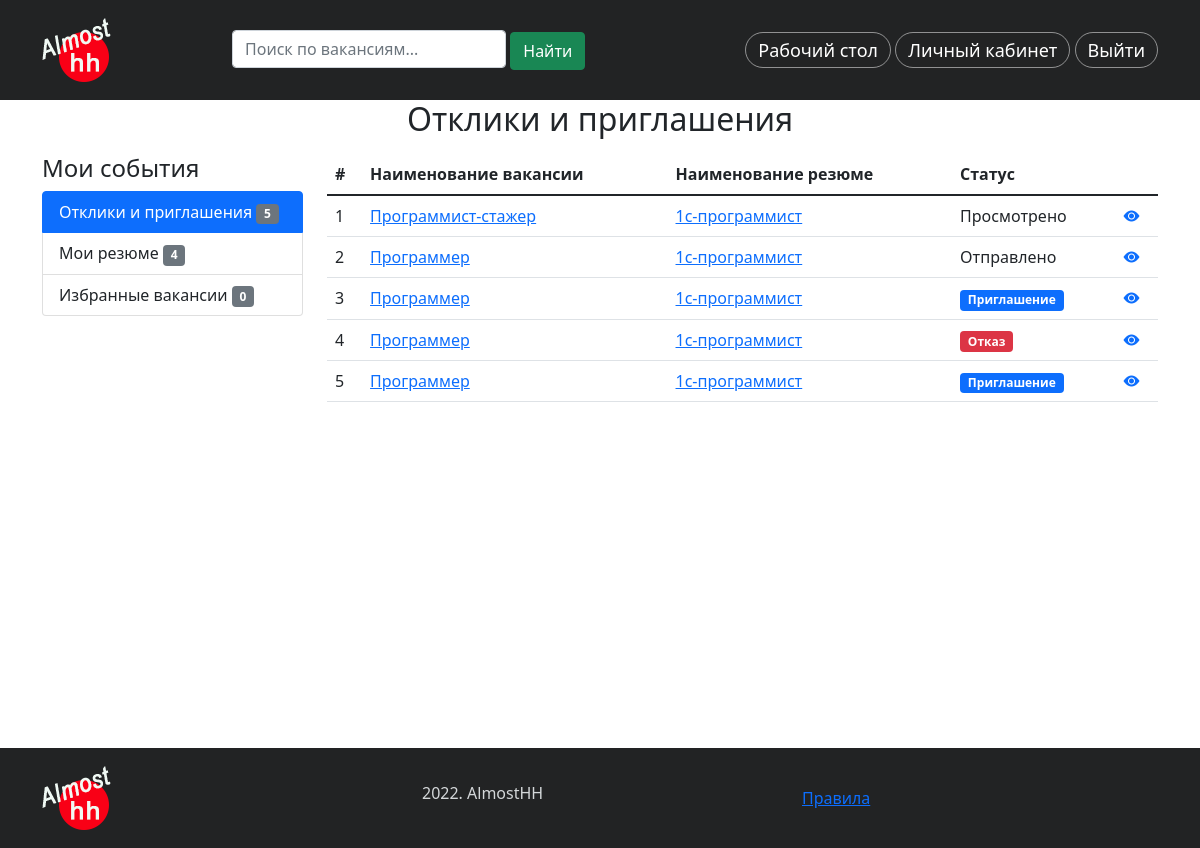
/portal/feedback-and-suggestion/ (signed in), run on an earlier commit of the app's database.
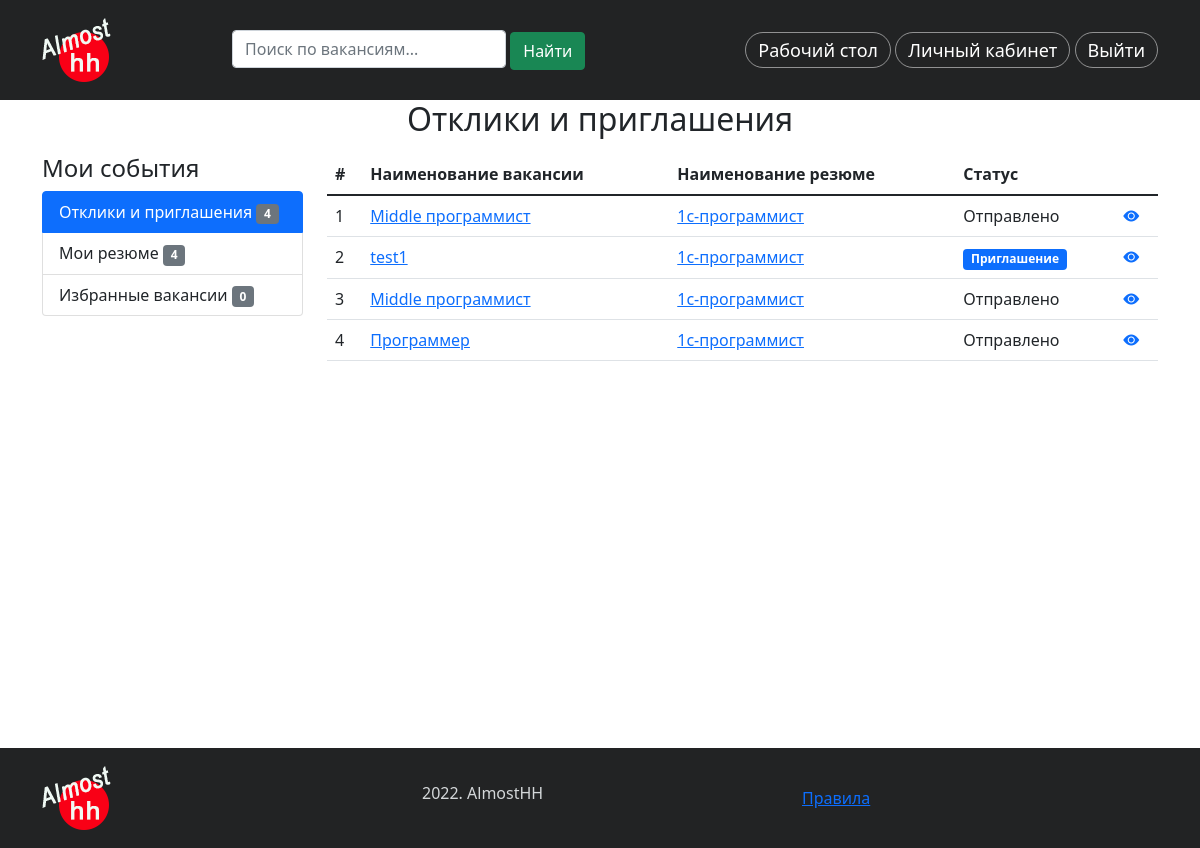
And on a later commit of the database.
### portal/models.py (models this page shows, shortened)
class FeedbackAndSuggestion(models.Model):
    STATUS_CHOICES = (
        ('send', 'Отправлено'),
        ('viewed', 'Просмотрено'),
        ('invite', 'Приглашение'),
        ('failure', 'Отказ'),
    )
    vacancy = models.ForeignKey(Vacancy, on_delete=models.CASCADE,
                                related_name='suggestions', verbose_name='Вакансия')
    resume = models.ForeignKey(Resume, on_delete=models.CASCADE,
                               related_name='feedbacks', verbose_name='Резюме')
    status = models.CharField(max_length=15, choices=STATUS_CHOICES,
                              verbose_name='Статус', default='send')

class Vacancy(models.Model):
    STATUS_CHOICES = (
        ('draft', 'Черновик'),
        ('send', 'Отправлено'),
        ('published', 'Опубликовано'),
        ('rework', 'На доработку'),
    )
    title = models.CharField(max_length=100, verbose_name='Наименование')
    slug = models.SlugField(max_length=100, verbose_name='Слаг')
    salary = models.CharField(max_length=150, verbose_name='Зарплата')
    company = models.ForeignKey(CompanyCard, on_delete=models.CASCADE,
                                verbose_name='Компания',
                                related_name='vacancies')
    description = models.TextField(verbose_name='Описание вакансии')
    address = models.CharField(max_length=200, verbose_name='Адрес вакансии')
    publish = models.DateTimeField(default=timezone.now)
    created = models.DateTimeField(auto_now_add=True)
    updated = models.DateTimeField(auto_now=True)
    comment = models.TextField(verbose_name='Комментарий', blank=True)
    status = models.CharField(max_length=15, choices=STATUS_CHOICES,
                              default='draft',
                              verbose_name='Статус')
    resumes = models.ManyToManyField('Resume', through='FeedbackAndSuggestion',
                                     through_fields=('vacancy', 'resume'),
                                     related_name='vacancies')

class Resume(models.Model):
    STATUS_CHOICES = (
        ('draft', 'Черновик'),
        ('send', 'Отправлено'),
        ('published', 'Опубликовано'),
        ('rework', 'На доработку'),
    )
    title = models.CharField(max_length=100,
                             verbose_name='Наименование вакансии')
    slug = models.SlugField(max_length=100, verbose_name='Слаг')
    salary = models.CharField(max_length=150, verbose_name='Зарплата')
    user = models.ForeignKey(User, on_delete=models.CASCADE,
                             verbose_name='Пользователь',
                             related_name='resumes')
    employment = models.CharField(max_length=150, verbose_name='Занятость')
    schedule = models.CharField(max_length=150, verbose_name='График работы')
    about_me = models.TextField(verbose_name='Обо мне')
    education = models.TextField(verbose_name='Образование')
    language = models.CharField(max_length=200, verbose_name='Знание языков')
    citizenship = models.CharField(max_length=50, verbose_name='Гражданство')
    publish = models.DateTimeField(default=timezone.now)
    created = models.DateTimeField(auto_now_add=True)
    updated = models.DateTimeField(auto_now=True)
    comment = models.TextField(verbose_name='Комментарий', blank=True)
    status = models.CharField(max_length=15, choices=STATUS_CHOICES,
                              default='draft',
                              verbose_name='Статус')

### portal/views.py (the view)
# urls.py: path('feedback-and-suggestion/', views.feedback_list, name='feedback_list'),
@login_required()
def feedback_list(request):
    if request.user.has_perm('portal.add_resume'):
        feedbacks = FeedbackAndSuggestion.objects.filter(
            resume__user=request.user)
    else:
        feedbacks = FeedbackAndSuggestion.objects.filter(
            vacancy__company__user=request.user)
    return render(request, 'portal/account/feedback_list.html',
                  {'feedbacks': feedbacks, 'left_menu': 'feed'})

### portal/templatetags/portal_tags.py (called while the page is built)
@register.simple_tag
def total_resumes(user):
    return Resume.objects.filter(user=user).count()

@register.simple_tag
def total_feeds(user):
    if user.has_perm('portal.add_resume'):
        return FeedbackAndSuggestion.objects.filter(resume__user=user).count()
    else:
        return FeedbackAndSuggestion.objects.filter(
            vacancy__company__user=user).count()

### portal/templates/portal/account/feedback_list.html (shortened to what this page needs)
{% extends "news/base.html" %}
{% block content %}
<div class="container">
    <div class="row">
        <div class="col text-center">
            <h1 class="mb-3">Отклики и приглашения </h1>
        </div>
    </div>
    <div class="row">
        <div class="col-3">
            <div class="left-menu">
                    {% include 'portal/account/includes/dashboard_menu.html' %}
            </div>
        </div>
        <div class="col-9">
            <div class="feedback">
                <table class="table">
                    <thead>
                        <tr>
                            <th>#</th>
                            <th>Наименование вакансии</th>
                            <th>Наименование резюме</th>
                            <th>Статус</th>
                        </tr>
                    </thead>
                    <tbody>
                        {% for feedback in feedbacks %}
                        <tr>
                            <td>{{ forloop.counter }}</td>
                            <td><a href="{% url 'portal:vacancy_detail' feedback.vacancy.id %}">{{ feedback.vacancy.title }}</a></td>
                            <td><a href="{% url 'portal:resume_detail' feedback.resume.id %}">{{ feedback.resume.title }}</a></td>
                            {% if feedback.status == 'failure' %}
                            <td><span class="badge bg-danger">{{ feedback.get_status_display }}</span></td>
                            {% elif feedback.status == 'invite' %}
                            <td><span class="badge bg-primary">{{ feedback.get_status_display }}</span></td>
                            {% else %}
                            <td>{{ feedback.get_status_display }}</td>
                            {% endif %}
                            <td><a href="{% url 'portal:feedback_detail' feedback.id %}"><i class="bi bi-eye-fill"></i></a></td>
                        </tr>
                        {% empty %}
                        <h5>Пока еще не добавлено ни одного Отклика или приглашения</h5>
                        {% endfor %}
                    </tbody>
                </table>
            </div>
        </div>
    </div>
</div>
{% endblock %}

### news/templates/news/base.html (shortened to what this page needs)
{% load static %}
<!DOCTYPE html>
<html lang="en">
    <head>
        <link href="https://cdn.jsdelivr.net/npm/bootstrap@5.1.3/dist/css/bootstrap.min.css" rel="stylesheet">
        <link href="https://cdn.jsdelivr.net/npm/suggestions-jquery@21.12.0/dist/css/suggestions.min.css" rel="stylesheet" />
        <link rel="stylesheet" href="https://cdnjs.cloudflare.com/ajax/libs/datepicker/0.6.5/datepicker.min.css" />
        <link rel="stylesheet" href="{% static 'news/css/news.css' %}">
    </head>
    <body>
        <header>
            <div class="container">
                <div class="row align-items-center justify-content-between">
                    <div class="col-2">
                        <div class="logo">
                            <a href="/"><img src="{% static 'news/img/logo.png' %}" alt=""></a>
                        </div>
                    </div>
                    <div class="col-4">
                        {% if request.user.is_authenticated %}
                        {% if perms.portal.change_profile %}
                            <form method="get" class="search_block" action="{% url 'portal:find_job' %}">
                              <input name="q" class="form-control" type="text" placeholder="Поиск по вакансиям...">
                              <button type="submit" class="btn btn-success">Найти</button>
                            </form>
                        {% else %}
                            <form method="get" class="search_block" action="{% url 'portal:find_resume' %}">
                              <input name="q" class="form-control"  type="text" placeholder="Поиск по резюме...">
                              <button type="submit" class="btn btn-success">Найти</button>
                            </form>
                        {% endif %}
                        {% endif %}
                    </div>
                    <div class="col-6">
                        <div class="enter text-end">
                            {% if request.user.is_authenticated %}
                            <a href="{% url 'portal:dashboard' %}" {% if section == "dashboard" %} class="selected"{% endif %}>Рабочий стол</a>
                            <a href="{% url 'portal:private' %}" {% if section == "private" %} class="selected"{% endif %}>Личный кабинет</a>
                            <a href="{% url 'portal:logout' %}">Выйти</a>
                            {% else %}
                                <a href="{% url 'portal:login' %}">Войти</a>
                            {% endif %}
                        </div>
                    </div>
                </div>
            </div>
        </header>
        <main>
            {% block content %} {% endblock %}
        </main>
        <footer class="mt-5">
            <div class="container">
                <div class="row align-items-center">
                    <div class="col">
                        <div class="logo">
                            <a href="/"><img src="{% static 'news/img/logo.png' %}" alt=""></a>
                        </div>
                    </div>
                    <div class="col">
                        <h6>{% now 'Y' %}. AlmostHH</h6>
                    </div>
                    <div class="col">
                        <a href="{% url 'news:rules' %}">Правила</a>
                    </div>
                </div>
            </div>
        </footer>
    </body>
</html>

### portal/templates/portal/account/includes/dashboard_menu.html (shortened to what this page needs)
{% load portal_tags %}
<h4>Мои события</h4>
<div class="list-group">
    <a href="{% url 'portal:feedback_list' %}" class="list-group-item list-group-item-action {% if left_menu == 'feed' %} active {% endif %}">Отклики и приглашения <span class="badge bg-secondary">{% total_feeds request.user %}</span></a>
    {% if perms.portal.change_profile %}
    <a href="{% url 'portal:my_resumes' %}" class="list-group-item list-group-item-action {% if left_menu == 'my_resumes' %} active {% endif %}">Мои резюме <span class="badge bg-secondary">{% total_resumes request.user %}</span></a>
    <a href="{% url 'favorites:favorites_list' %}" id="favorites" class="list-group-item list-group-item-action {% if left_menu == 'favs' %} active {% endif %}">Избранные вакансии <span class="badge bg-secondary"> 0 </span></a>
    {% endif %}
</div>

### news/static/news/css/news.css (style rules this page uses)
h1 { font-size: 2.0rem; }
main { min-height: calc(100vh - 200px); }
header, footer { height: 100px; background: #222324; color: #d4d7d9; }
header>.container>.row, footer>.container>.row { min-height: 100px; }
.enter>a { height: 40px; padding: 5px 12px; font-size: 18px; color: #fff; border-radius: 20px; border: 1px solid hsla(0,0%,100%,.5); text-decoration: none; }
form { margin: 20px 0; padding: 20px; border: 0; border-radius: 4px; box-shadow: 0 2px 12px #edeff0; }
.search_block { margin: 0; padding: 0; box-shadow: none; }
.search_block .form-control { width: 77%; display: inline-block; }

What changed in the data, as far as the page shows it:
removed FeedbackAndSuggestion: vacancy "Программист-стажер", resume "1с-программист", status "Просмотрено"
removed FeedbackAndSuggestion: vacancy "Программер", resume "1с-программист", status "Приглашение"
removed FeedbackAndSuggestion: vacancy "Программер", resume "1с-программист", status "Отказ"
removed FeedbackAndSuggestion: vacancy "Программер", resume "1с-программист", status "Приглашение"
added FeedbackAndSuggestion: vacancy "Middle программист", resume "1с-программист", status "Отправлено"
added FeedbackAndSuggestion: vacancy "test1", resume "1с-программист", status "Приглашение"
added FeedbackAndSuggestion: vacancy "Middle программист", resume "1с-программист", status "Отправлено"
Also different on the page:
text no longer shown: "5"
text now shown: "4"
